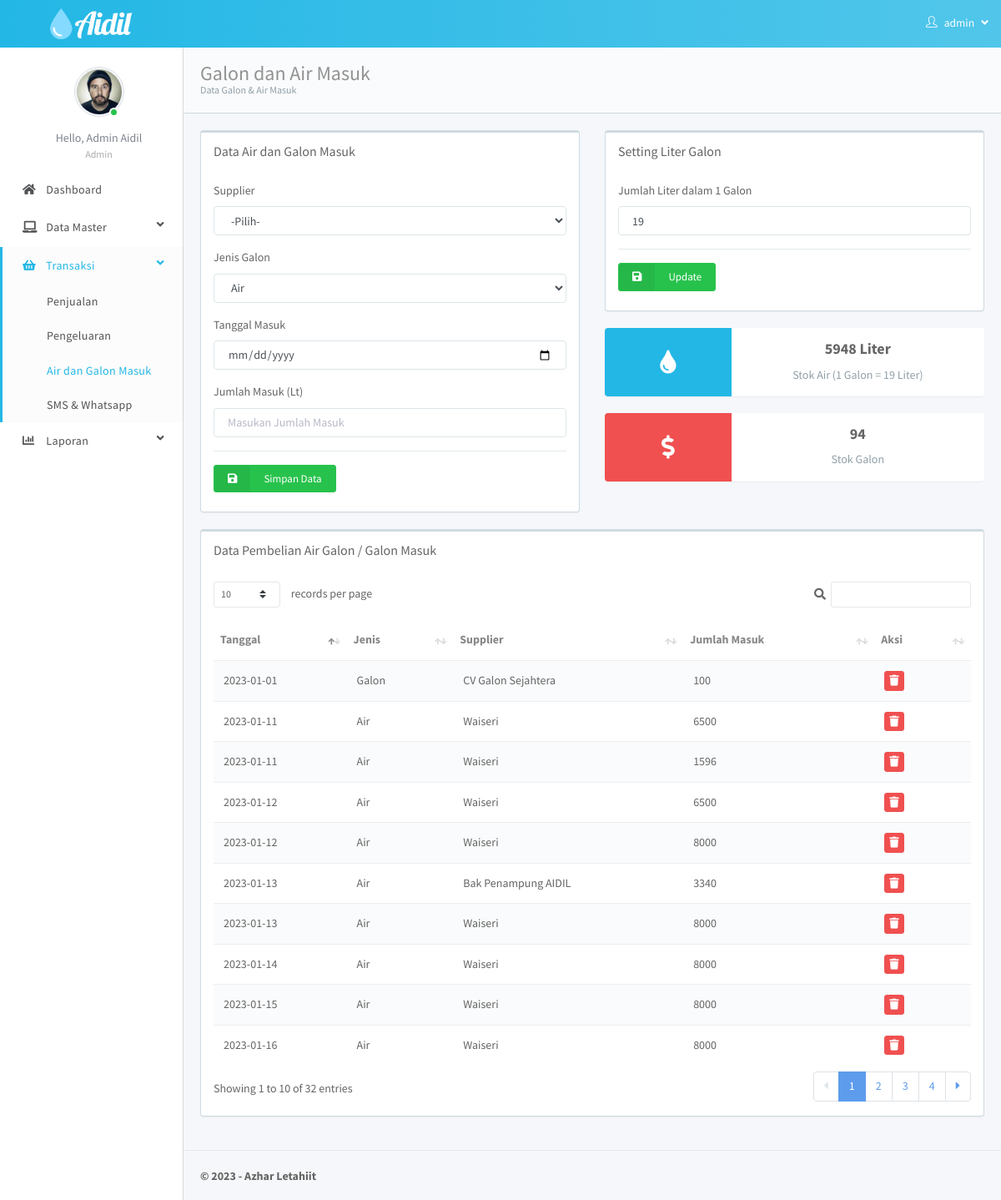
The page /index?page=galon_masuk (signed in) on the database its author committed.
### tables this page shows
CREATE TABLE `stok` (
  `id` int(11) NOT NULL,
  `jenis` varchar(200) NOT NULL,
  `stok` int(11) NOT NULL,
  `setting` int(11) NOT NULL
);

CREATE TABLE `galon_masuk` (
  `id_masuk` int(11) NOT NULL,
  `tanggal_masuk` varchar(200) NOT NULL,
  `jumlah_masuk` int(11) NOT NULL,
  `jenis` varchar(11) NOT NULL,
  `id_supplier` int(11) NOT NULL
);

CREATE TABLE `suplier` (
  `id` int(11) NOT NULL,
  `nama` varchar(200) NOT NULL,
  `alamat` varchar(200) NOT NULL,
  `telp` varchar(200) NOT NULL
);

### content/galon_masuk.php (the view, shortened to what this page needs)
<?php
$sql1 = mysqli_query($con, "SELECT * FROM stok WHERE id = '1'");
$stok_air = mysqli_fetch_array($sql1);
$sql2 = mysqli_query($con, "SELECT * FROM stok WHERE id = '2'");
$stok_galon = mysqli_fetch_array($sql2);
?>
<div class="content-wrapper">
  <div class="content-heading">
    <div>Galon dan Air Masuk<small>Data Galon & Air Masuk</small></div>
  </div>
  <div class="row">
    <div class="col-xl-6">
      <div class="card card-default">
        <div class="card-header">
          <div class="card-title">Data Air dan Galon Masuk</div>
        </div>
        <div class="card-body">
          <form action="index?page=galon_masuk_save" method="POST">
            <div class="form-group">
              <label for="">Supplier</label>
              <select name="supplier" class="form-control">
                <option value="">-Pilih-</option>
              </select>
            </div>
            <div class="form-group">
              <label for="">Jenis Galon</label>
              <select name="jenis" class="form-control">
                <option>Air</option>
              </select>
            </div>
            <div class="form-group">
              <label for="">Tanggal Masuk</label>
              <input type="date" class="form-control" name="tanggal" required>
            </div>
            <div class="form-group">
              <label for="">Jumlah Masuk (Lt)</label>
              <input type="number" class="form-control" name="jumlah" placeholder="Masukan Jumlah Masuk" required>
            </div>
            <hr>
            <button class="btn btn-labeled btn-success mb-2" type="submit">
              <span class="btn-label"><i class="fa fa-save"></i></span>Simpan Data
            </button>
          </form>
        </div>
      </div>
    </div>
    <div class="col-xl-6">
      <div class="card card-default">
        <div class="card-header">
          <div class="card-title">Setting Liter Galon</div>
        </div>
        <div class="card-body">
          <form action="index?page=setting_air_save" method="POST">
            <div class="form-group">
              <label for="">Jumlah Liter dalam 1 Galon</label>
              <input type="number" class="form-control" name="setting" placeholder="Masukan Jumlah Masuk" value="<?= $stok_air['setting'] ?>" required>
            </div>
            <hr>
            <button class="btn btn-labeled btn-success mb-2" type="submit">
              <span class="btn-label"><i class="fa fa-save"></i></span>Update
            </button>
          </form>
        </div>
      </div>
      <div class="row">
        <div class="col-xl-12">
          <div class="card border-0">
            <div class="row row-flush">
              <div class="col-4 bg-info text-center d-flex align-items-center justify-content-center rounded-left"><em class="fa fa-tint fa-2x"></em></div>
              <div class="col-8">
                <div class="card-body text-center">
                  <h4 class="mt-0"><?= $stok_air['stok'] ?> Liter</h4>
                  <p class="mb-0 text-muted">Stok Air (1 Galon = <?= $stok_air['setting'] ?> Liter)</p>
                </div>
              </div>
            </div>
          </div>
        </div>
        <div class="col-xl-12">
          <div class="card border-0">
            <div class="row row-flush">
              <div class="col-4 bg-danger text-center d-flex align-items-center justify-content-center rounded-left"><em class="fa fa-dollar-sign fa-2x"></em></div>
              <div class="col-8">
                <div class="card-body text-center">
                  <h4 class="mt-0"><?= $stok_galon['stok'] ?></h4>
                  <p class="mb-0 text-muted">Stok Galon</p>
                </div>
              </div>
            </div>
          </div>
        </div>
      </div>
    </div>
    <div class="col-xl-12">
      <div class="card card-default">
        <div class="card-header">
          <div class="card-title">Data Pembelian Air Galon / Galon Masuk</div>
        </div>
        <div class="card-body">
          <table class="table table-striped my-4 w-100" id="datatable1">
            <thead>
              <tr>
                <th data-priority="1">Tanggal</th>
                <th>Jenis</th>
                <th>Supplier</th>
                <th>Jumlah Masuk</th>
                <th class="sort-numeric">Aksi</th>
              </tr>
            </thead>
            <tbody>
              <?php
              $user = mysqli_query($con, "SELECT gm.*, s.* FROM galon_masuk gm INNER JOIN suplier s ON gm.id_supplier = s.id");
              while ($r = mysqli_fetch_array($user)) {
              ?>
                <tr class="gradeC">
                  <td><?= $r['tanggal_masuk'] ?></td>
                  <td><?= $r['jenis'] ?></td>
                  <td><?= $r['nama'] ?></td>
                  <td><?= $r['jumlah_masuk'] ?></td>
                  <td>
                    <a href="index?page=delete&id=<?= $r['id_masuk'] ?>&t=galon_masuk" class="btn btn-danger btn-xs" onclick='return confirm("Hapus Data? menghapus data ini akan mempengaruhi stok!")'><i class="fa fa-trash"></i></a>
                  </td>
                </tr>
              <?php } ?>
            </tbody>
          </table>
        </div>
      </div>
    </div>
  </div>
</div>

### css/theme-a.css (style rules this page uses)
body, .wrapper .section-container { background-color: #f5f7fa; }

### rows shown on the page
stok: setting "19", stok "5948"
stok: stok "94"
galon_masuk: tanggal_masuk "2023-01-01", jenis "Galon", suplier.nama "CV Galon Sejahtera", jumlah_masuk "100"
galon_masuk: tanggal_masuk "2023-01-11", jenis "Air", suplier.nama "Waiseri", jumlah_masuk "6500"
galon_masuk: tanggal_masuk "2023-01-12", jenis "Air", suplier.nama "Waiseri", jumlah_masuk "6500"
galon_masuk: tanggal_masuk "2023-01-13", jenis "Air", suplier.nama "Bak Penampung AIDIL", jumlah_masuk "3340"
galon_masuk: tanggal_masuk "2023-01-11", jenis "Air", suplier.nama "Waiseri", jumlah_masuk "1596"
galon_masuk: tanggal_masuk "2023-01-12", jenis "Air", suplier.nama "Waiseri", jumlah_masuk "8000"
galon_masuk: tanggal_masuk "2023-01-13", jenis "Air", suplier.nama "Waiseri", jumlah_masuk "8000"
galon_masuk: tanggal_masuk "2023-01-14", jenis "Air", suplier.nama "Waiseri", jumlah_masuk "8000"
galon_masuk: tanggal_masuk "2023-01-15", jenis "Air", suplier.nama "Waiseri", jumlah_masuk "8000"
galon_masuk: tanggal_masuk "2023-01-16", jenis "Air", suplier.nama "Waiseri", jumlah_masuk "8000"

### other values the page prints
$user "admin"
$nama "Admin Aidil"
$level "Admin"
